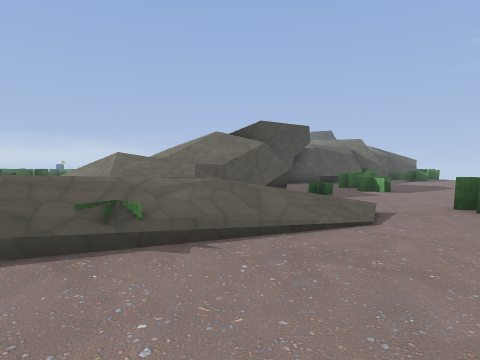
view 1 (above)

24 first-person views from a walk through a level from a Godot 3-D game. The camera is 1.3 m above the floor, tilts 2° down and sees 75° across. The floor is counted in squares, 2 m on a side. Each view is taken from the middle of a square. On the plan, view 1 faces up. The plan holds only what a view shows up to about 10 squares ahead; the rest is blank. The place goes on beyond the plan. Characters and animated objects are left out. Some surface patterns are stand-ins.

view 2
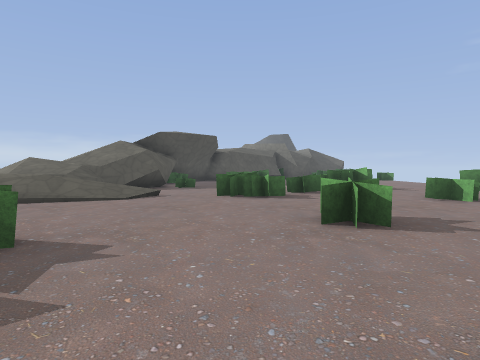

view 3
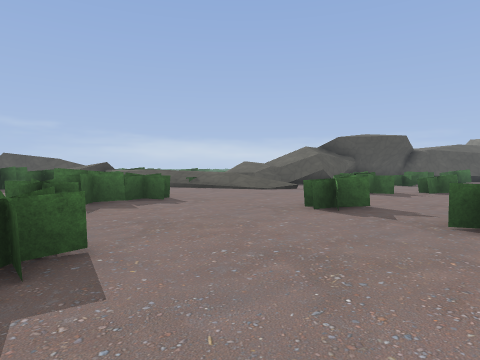

view 4
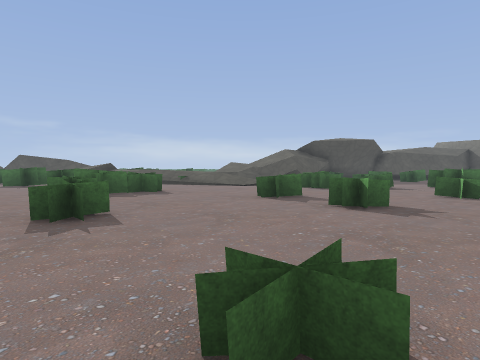

view 5
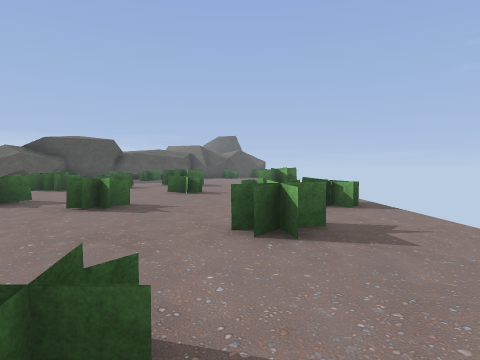

view 6
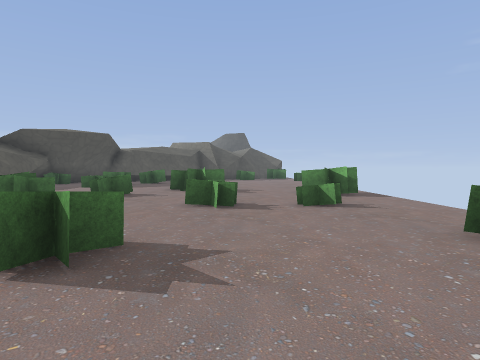

view 7
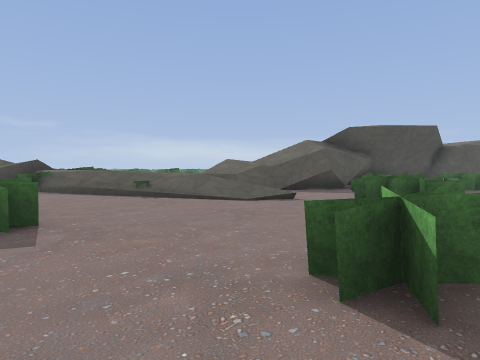

view 8
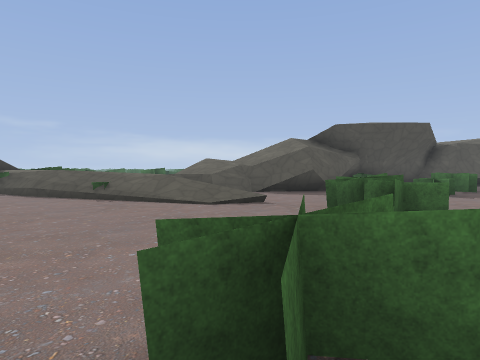

view 9
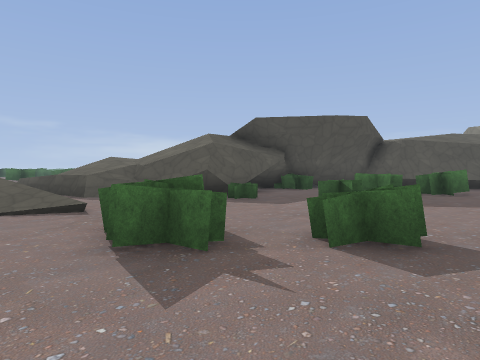

view 10
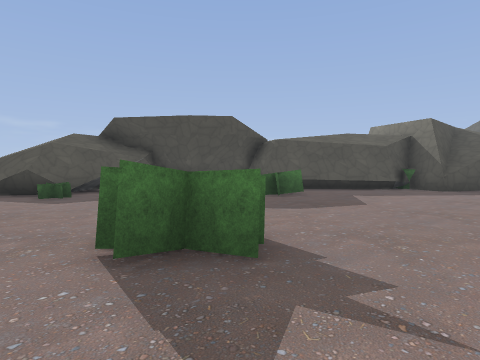

view 11
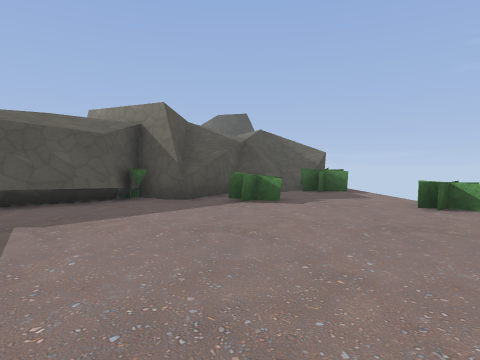

view 12
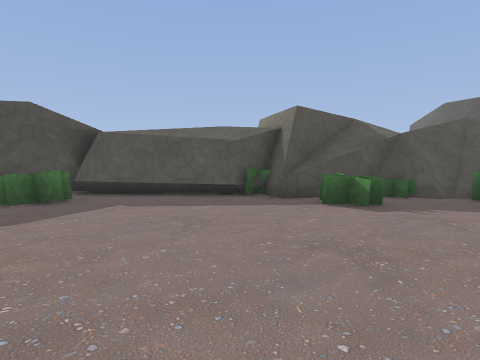

view 13
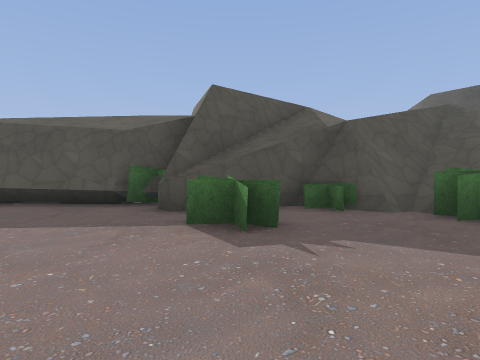

view 14
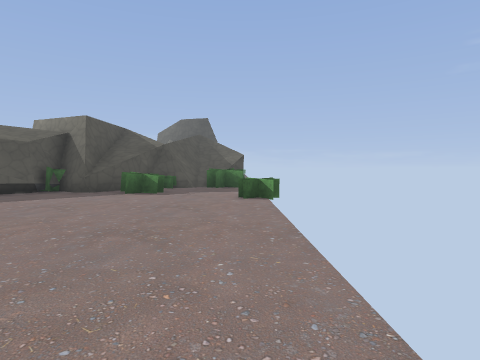

view 15
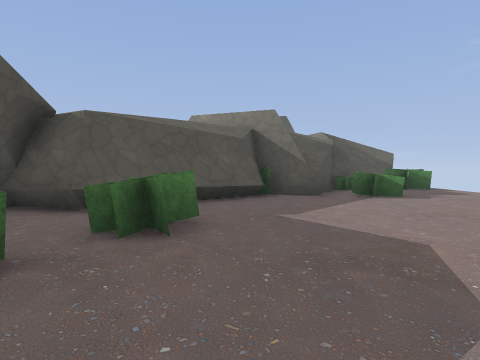

view 16
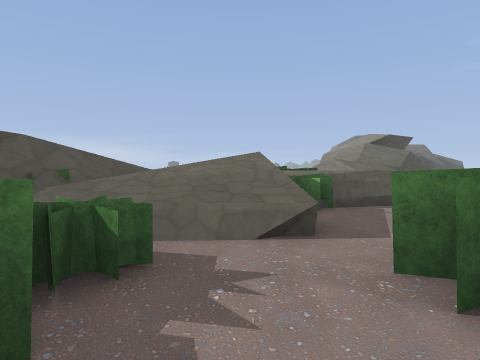

view 17
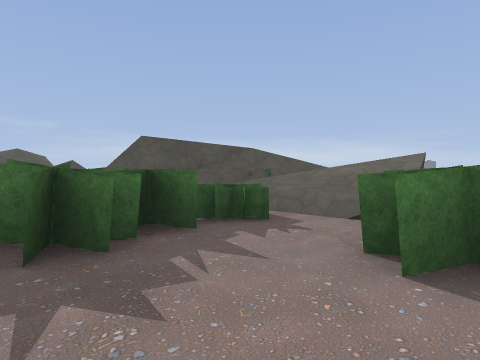

view 18
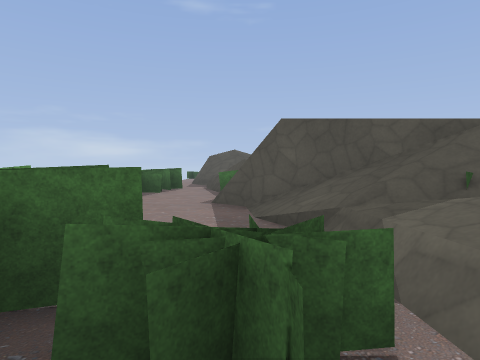

view 19
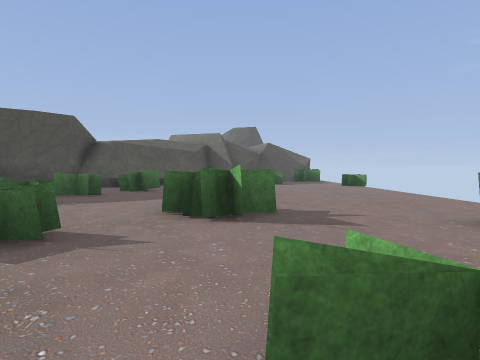

view 20
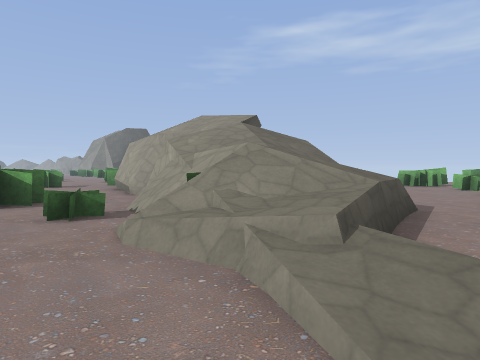

view 21
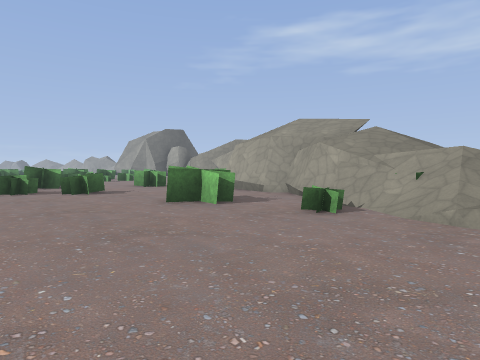

view 22
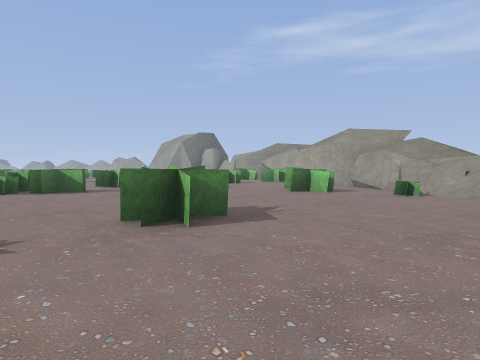

view 23
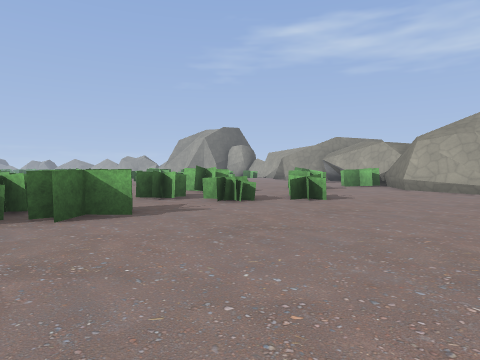

view 24
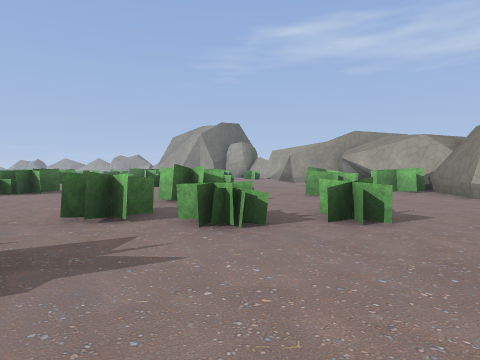

### Floor plan
Key: @ floor where view 1 was taken; # wall or solid block; x gap in a wall; . main floor; : floor 0.25 m higher than the main floor; + floor 0.75 m higher than the main floor; * floor 4 m higher than the main floor; % floor 4.25 m higher than the main floor; / step, stairs or slope; = window, fence, low wall or low ledge.
Columns run from 16 left of view 1 to 13 right of it. Each row starts with its distance up from view 1.
 24                           #
 23       x==                 =
 22        ..                 #
 21        ..              #  #
 20        ..           #  #  #
 19        ....  ..     ###= ####
 18        . x# ...    ====###...
 17      =..=....=  # #===####=..
 16     =##.==......##===##......
 15     ......=.....##==##=.....=#
 14     ...........##  ##........
 13     ..........##%  ..=.......
 12     ..........##%  ..=.......
 11     .......#..#=* ..=........
 10     ..#.......///#...........
  9     .##....=.////#..=........
  8    ........./////#=....==....
  7    .........////==......#...
  6    ........./////.....=....#x
  5           .//=......==.......
  4           .//.. =//.=...===..
  3            # ===:........=...
  2            #=+...............
  1        ////=.........=..=..==
  0       /////..   @.......=....
 -1      ///=///.=   ==........=.
 -2 ####/....=.##=   ==.......==.
 -3 =...... ##.#.   ..==.=.......
 -4 ##....   #...   .....==..=..
 -5  #       x...         .....

Positions as (right, up) in squares from view 1, and headings:
1: (0, 0), facing up
2: (4, -3), facing up
3: (8, -4), facing up-left
4: (10, -5), facing up-left
5: (10, -5), facing up
6: (9, -2), facing up
7: (6, -1), facing up-left
8: (6, 0), facing up-left
9: (7, 3), facing up-left
10: (10, 6), facing up-left
11: (9, 10), facing up
12: (12, 11), facing up-left
13: (12, 14), facing up-left
14: (12, 8), facing up
15: (6, 9), facing up
16: (-6, -4), facing up
17: (-4, -5), facing up-left
18: (-6, -2), facing left
19: (8, 3), facing up
20: (-6, 4), facing up-right
21: (-9, 6), facing up-right
22: (-13, 6), facing up-right
23: (-12, 11), facing up-right
24: (-10, 13), facing up-right
